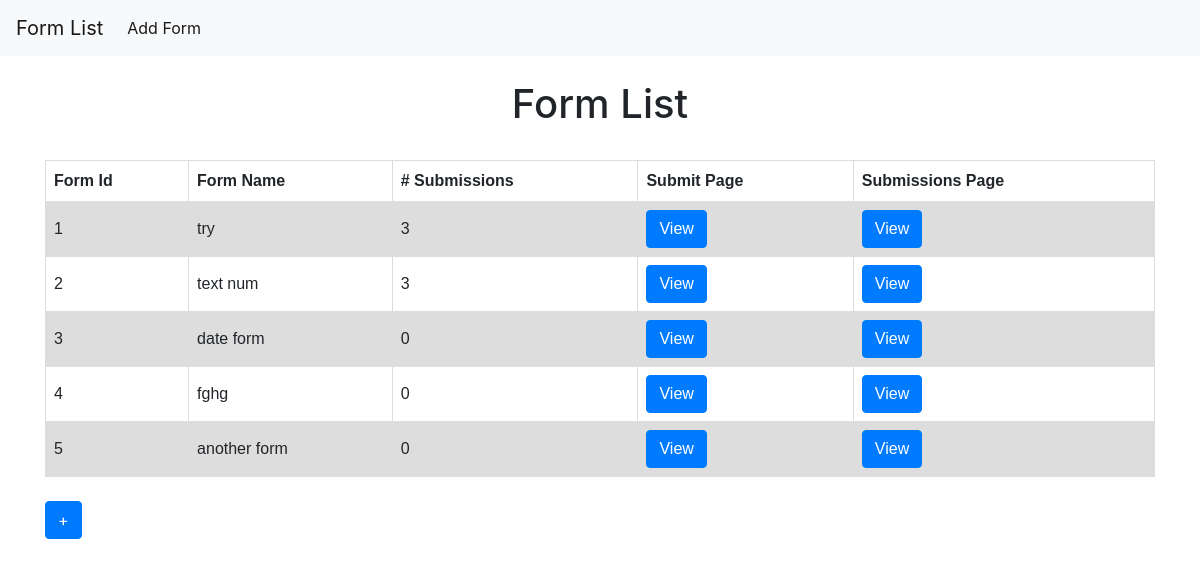
The app's page /form_builder/, older data.
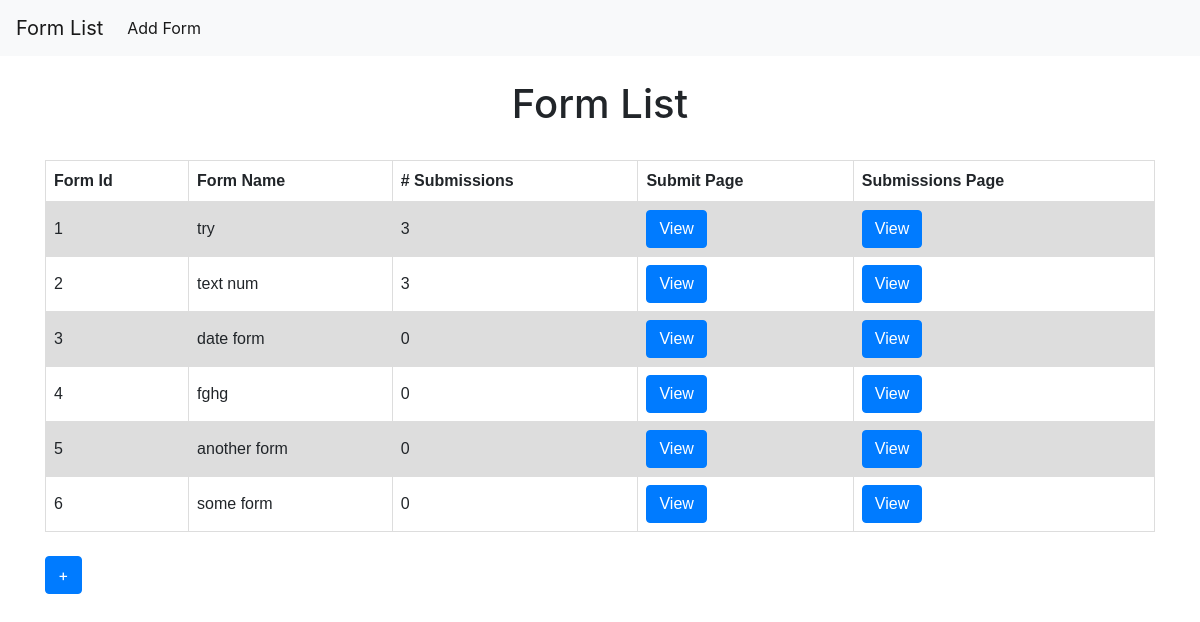
The same page, newer data.
### form_creator/models.py (models this page shows, shortened)
class UserForm(models.Model):
	name = models.CharField(max_length=50)
	submissions_counter = models.PositiveSmallIntegerField(default=0)

### form_creator/views.py (the view)
# urls.py: path('', views.FormListView.as_view(), name='form_list'),
class FormListView(ListView):
	context_object_name = 'form_list'
	queryset = UserForm.objects.all()
	template_name = 'form_list.html'

### form_creator/templates/form_list.html (shortened to what this page needs)
{% extends 'base.html' %}
{% block content %}
	<br>
	<h1 align="center">Form List</h1>
	<br>
	<table>
			{% if form_list %}
				<tr>
					<th>Form Id</th>
					<th>Form Name</th>
					<th># Submissions</th>
					<th>Submit Page</th>
					<th>Submissions Page</th>
				</tr>
				{% for each in form_list  %}
				<tr>
					<td></td>
					<td>{{ each.name }}</td>
					<td>{{ each.submissions_counter }}</td>
					<td>
						<a href="{% url 'form_submit' form_id=each.pk %}"
						class="btn btn-primary">
						 View</a>
					</td>
					<td>
						<a href="{% url 'form_submissions' form_id=each.pk %}"
						class="btn btn-primary">
							View</a>
					</td>
				</tr>
				{% endfor %}
			{% else %}
				<h5>There are no forms yet...</h5>
			{% endif %}
	</table>
	<br>
	<a href="{% url 'form_create' %}" class="btn btn-primary">+</a>
{% endblock content %}

Row changes from the older to the newer data that the page shows:
added UserForm: name "some form", submissions_counter "0"
